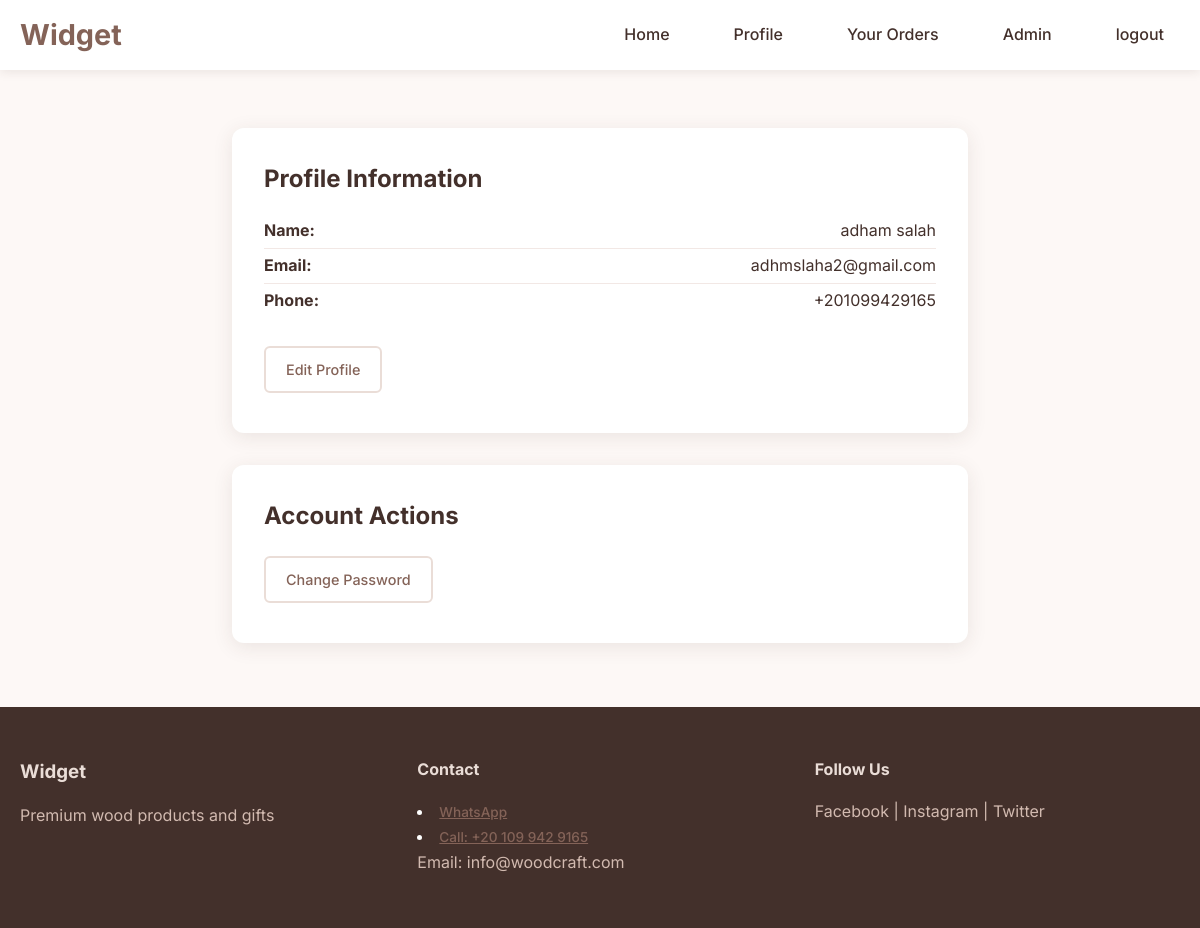
The app's page /profile/ (signed in) with its own data.
### base/models.py (models this page shows, shortened)
class User(AbstractBaseUser, PermissionsMixin):
    full_name = models.CharField(max_length=100, blank=False)
    email = models.EmailField(unique=True)
    phone = PhoneNumberField(region='EG' ,blank=True, null=True)
    is_active = models.BooleanField(default=True)
    is_staff = models.BooleanField(default=False)
    date_joined = models.DateTimeField(auto_now_add=True)
    objects = UserManager()
    USERNAME_FIELD = 'email'
    REQUIRED_FIELDS = ['full_name']

### base/views.py (the view)
# urls.py: path('profile/', views.profile, name='profile'),
@login_required(login_url='login')
def profile(request):
    user = request.user
    context = {'user':user}
    return render(request, 'base/profile.html', context)

### base/templates/base/profile.html
{% extends 'main.html' %}
{% block content %}
    <div class="profile-content">
        <div class="profile-section">
            <h3>Profile Information</h3>
            <div class="profile-info">
                <div class="info-row">
                    <strong>Name:</strong>
                    <span>{{user.full_name}}</span>
                </div>
                <div class="info-row">
                    <strong>Email:</strong>
                    <span>{{user.email}}</span>
                </div>
                <div class="info-row">
                    <strong>Phone:</strong>
                    <span>{{user.phone}}</span>
                </div>
            </div>
            <a href="{% url 'edit_profile' %}" class="btn-secondary">Edit Profile</a>
        </div>
        <div class="profile-section">
            <h3>Account Actions</h3>
            <div class="action-buttons">
                <a href="{% url 'reset-password' %}" class="btn-secondary">Change Password</a>
            </div>
        </div>
    </div>
{% endblock %}

### static/style/style.css (style rules this page uses)
* { margin: 0; padding: 0; box-sizing: border-box; }
body { font-family: 'Inter', sans-serif; line-height: 1.6; color: #43302b; background-color: #fdf8f6; }
.btn-secondary { background-color: white; color: #846358; padding: 10px 20px; border: 2px solid #eaddd7; border-radius: 6px; font-weight: 500; cursor: pointer; transition: all 0.3s ease; font-size: 0.9rem; }
.profile-content { max-width: 800px; margin: 0 auto; padding: 2rem; margin-top: 6rem; }
.profile-section { background-color: white; border-radius: 12px; padding: 2rem; margin-bottom: 2rem; box-shadow: 0 4px 20px rgba(67, 48, 43, 0.1); }
.profile-section h3 { color: #43302b; margin-bottom: 1rem; font-size: 1.5rem; }
.profile-info { margin-bottom: 1.5rem; }
.info-row { display: flex; justify-content: space-between; padding: 0.5rem 0; border-bottom: 1px solid #f2e8e5; }
.info-row:last-child { border-bottom: none; }
.action-buttons { display: flex; gap: 1rem; flex-wrap: wrap; }
.btn-secondary { background-color: white; color: #846358; padding: 10px 20px; margin-bottom: 0.5rem; margin-top: 0.3rem; border: 2px solid #eaddd7; border-radius: 6px; font-weight: 500; cursor: pointer; transition: all 0.3s ease; font-size: 0.9rem; text-decoration: none; display: inline-block; font-family: inherit; }
.info-row { display: flex; justify-content: space-between; align-items: center; padding: 0.25rem 0; }

### records on screen
User: full_name "adham salah", email "adhmslaha2@gmail.com", phone "+201099429165"
